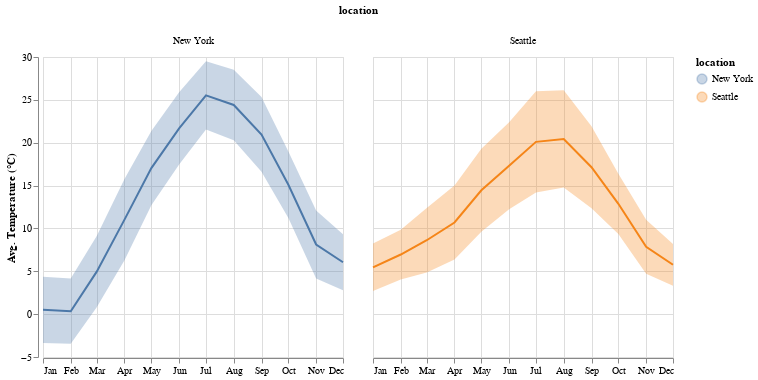

Notebook cell for this chart:
### Code cell
tempMinMax = alt.Chart().mark_area(opacity=0.3).encode(
  alt.X('month(date):T', title=None, axis=alt.Axis(format='%b')),
  alt.Y('average(temp_max):Q', title='Avg. Temperature (°C)'),
  alt.Y2('average(temp_min):Q'),
  alt.Color('location:N')
)

tempMid = alt.Chart().mark_line().transform_calculate(
  temp_mid='(+datum.temp_min + +datum.temp_max) / 2'
).encode(
  alt.X('month(date):T'),
  alt.Y('average(temp_mid):Q'),
  alt.Color('location:N')
)

alt.layer(tempMinMax, tempMid).facet(
  data=weather_pl,
  column='location:N'
)

### Figure 1 — Vega-Lite specification as saved in the notebook (floating-point values rounded to 4 significant figures; data arrays with more than 128 entries replaced by an {"elided": "..."} marker saying what was removed)
{"config": {"view": {"continuousWidth": 300, "continuousHeight": 300}}, "data": {"name": "data-9ec872ab70bedb632340c46eb2bd33b5"}, "facet": {"column": {"field": "location", "type": "nominal"}}, "spec": {"layer": [{"mark": {"type": "area", "opacity": 0.3}, "encoding": {"color": {"field": "location", "type": "nominal"}, "x": {"axis": {"format": "%b"}, "field": "date", "timeUnit": "month", "title": null, "type": "temporal"}, "y": {"aggregate": "average", "field": "temp_max", "title": "Avg. Temperature (°C)", "type": "quantitative"}, "y2": {"aggregate": "average", "field": "temp_min"}}}, {"mark": {"type": "line"}, "encoding": {"color": {"field": "location", "type": "nominal"}, "x": {"field": "date", "timeUnit": "month", "type": "temporal"}, "y": {"aggregate": "average", "field": "temp_mid", "type": "quantitative"}}, "transform": [{"calculate": "(+datum.temp_min + +datum.temp_max) / 2", "as": "temp_mid"}]}]}, "$schema": "https://vega.github.io/schema/vega-lite/v5.20.1.json", "datasets": {"data-9ec872ab70bedb632340c46eb2bd33b5": {"elided": "2922 records"}}}
